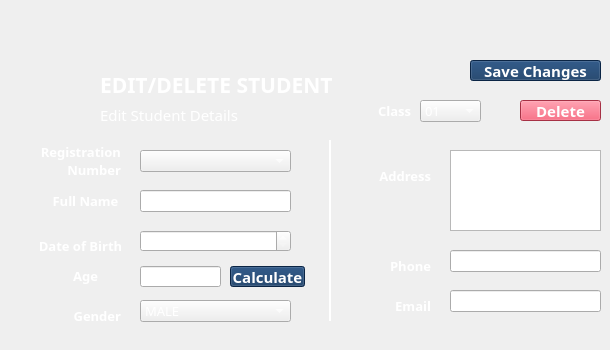
    <widget class="QWidget" name="tab_4">
     <attribute name="title">
      <string>Edit/Delete Student</string>
     </attribute>
     <widget class="QLineEdit" name="tb24">
      <property name="geometry">
       <rect>
        <x>450</x>
        <y>250</y>
        <width>151</width>
        <height>22</height>
       </rect>
      </property>
      <property name="font">
       <font>
        <family>Poppins Medium</family>
        <pointsize>10</pointsize>
       </font>
      </property>
      <property name="styleSheet">
       <string notr="true">color: rgb(255, 255, 255);</string>
      </property>
      <property name="text">
       <string/>
      </property>
     </widget>
     <widget class="QLabel" name="label_20">
      <property name="geometry">
       <rect>
        <x>40</x>
        <y>290</y>
        <width>81</width>
        <height>51</height>
       </rect>
      </property>
      <property name="font">
       <font>
        <family>Poppins</family>
        <pointsize>10</pointsize>
        <weight>75</weight>
        <italic>false</italic>
        <bold>true</bold>
        <kerning>true</kerning>
       </font>
      </property>
      <property name="layoutDirection">
       <enum>Qt::LeftToRight</enum>
      </property>
      <property name="styleSheet">
       <string notr="true">color: rgb(255, 255, 255);</string>
      </property>
      <property name="text">
       <string>Gender</string>
      </property>
      <property name="scaledContents">
       <bool>true</bool>
      </property>
      <property name="alignment">
       <set>Qt::AlignRight|Qt::AlignTrailing|Qt::AlignVCenter</set>
      </property>
     </widget>
     <widget class="QLabel" name="label_21">
      <property name="geometry">
       <rect>
        <x>30</x>
        <y>180</y>
        <width>111</width>
        <height>41</height>
       </rect>
      </property>
      <property name="font">
       <font>
        <family>Poppins</family>
        <pointsize>10</pointsize>
        <weight>75</weight>
        <italic>false</italic>
        <bold>true</bold>
        <kerning>true</kerning>
       </font>
      </property>
      <property name="layoutDirection">
       <enum>Qt::LeftToRight</enum>
      </property>
      <property name="styleSheet">
       <string notr="true">color: rgb(255, 255, 255);</string>
      </property>
      <property name="text">
       <string>Full Name</string>
      </property>
      <property name="scaledContents">
       <bool>true</bool>
      </property>
      <property name="alignment">
       <set>Qt::AlignCenter</set>
      </property>
     </widget>
     <widget class="QLineEdit" name="tb25">
      <property name="geometry">
       <rect>
        <x>450</x>
        <y>290</y>
        <width>151</width>
        <height>22</height>
       </rect>
      </property>
      <property name="font">
       <font>
        <family>Poppins Medium</family>
        <pointsize>10</pointsize>
       </font>
      </property>
      <property name="styleSheet">
       <string notr="true">color: rgb(255, 255, 255);</string>
      </property>
      <property name="text">
       <string/>
      </property>
     </widget>
     <widget class="QLabel" name="label_22">
      <property name="geometry">
       <rect>
        <x>350</x>
        <y>280</y>
        <width>81</width>
        <height>51</height>
       </rect>
      </property>
      <property name="font">
       <font>
        <family>Poppins</family>
        <pointsize>10</pointsize>
        <weight>75</weight>
        <italic>false</italic>
        <bold>true</bold>
        <kerning>true</kerning>
       </font>
      </property>
      <property name="layoutDirection">
       <enum>Qt::LeftToRight</enum>
      </property>
      <property name="styleSheet">
       <string notr="true">color: rgb(255, 255, 255);</string>
      </property>
      <property name="text">
       <string>Email</string>
      </property>
      <property name="scaledContents">
       <bool>true</bool>
      </property>
      <property name="alignment">
       <set>Qt::AlignRight|Qt::AlignTrailing|Qt::AlignVCenter</set>
      </property>
     </widget>
     <widget class="Line" name="line_2">
      <property name="geometry">
       <rect>
        <x>320</x>
        <y>140</y>
        <width>20</width>
        <height>181</height>
       </rect>
      </property>
      <property name="styleSheet">
       <string notr="true">color: rgb(255, 255, 255);</string>
      </property>
      <property name="frameShadow">
       <enum>QFrame::Plain</enum>
      </property>
      <property name="lineWidth">
       <number>2</number>
      </property>
      <property name="orientation">
       <enum>Qt::Vertical</enum>
      </property>
     </widget>
     <widget class="QLabel" name="label_23">
      <property name="geometry">
       <rect>
        <x>30</x>
        <y>60</y>
        <width>61</width>
        <height>61</height>
       </rect>
      </property>
      <property name="text">
       <string/>
      </property>
      <property name="pixmap">
       <pixmap>../src/student-edit.png</pixmap>
      </property>
      <property name="scaledContents">
       <bool>true</bool>
      </property>
     </widget>
     <widget class="QLabel" name="label_24">
      <property name="geometry">
       <rect>
        <x>350</x>
        <y>150</y>
        <width>81</width>
        <height>51</height>
       </rect>
      </property>
      <property name="font">
       <font>
        <family>Poppins</family>
        <pointsize>10</pointsize>
        <weight>75</weight>
        <italic>false</italic>
        <bold>true</bold>
        <kerning>true</kerning>
       </font>
      </property>
      <property name="layoutDirection">
       <enum>Qt::LeftToRight</enum>
      </property>
      <property name="styleSheet">
       <string notr="true">color: rgb(255, 255, 255);</string>
      </property>
      <property name="text">
       <string>Address</string>
      </property>
      <property name="scaledContents">
       <bool>true</bool>
      </property>
      <property name="alignment">
       <set>Qt::AlignRight|Qt::AlignTrailing|Qt::AlignVCenter</set>
      </property>
     </widget>
     <widget class="QLabel" name="label_25">
      <property name="geometry">
       <rect>
        <x>350</x>
        <y>240</y>
        <width>81</width>
        <height>51</height>
       </rect>
      </property>
      <property name="font">
       <font>
        <family>Poppins</family>
        <pointsize>10</pointsize>
        <weight>75</weight>
        <italic>false</italic>
        <bold>true</bold>
        <kerning>true</kerning>
       </font>
      </property>
      <property name="layoutDirection">
       <enum>Qt::LeftToRight</enum>
      </property>
      <property name="styleSheet">
       <string notr="true">color: rgb(255, 255, 255);</string>
      </property>
      <property name="text">
       <string>Phone</string>
      </property>
      <property name="scaledContents">
       <bool>true</bool>
      </property>
      <property name="alignment">
       <set>Qt::AlignRight|Qt::AlignTrailing|Qt::AlignVCenter</set>
      </property>
     </widget>
     <widget class="QComboBox" name="cb22">
      <property name="geometry">
       <rect>
        <x>140</x>
        <y>300</y>
        <width>151</width>
        <height>22</height>
       </rect>
      </property>
      <property name="font">
       <font>
        <family>Poppins SemiBold</family>
        <pointsize>10</pointsize>
       </font>
      </property>
      <property name="styleSheet">
       <string notr="true">color: rgb(255, 255, 255);
gridline-color: rgb(255, 255, 255);
selection-color: rgb(15, 52, 96);
border-color: rgb(255, 255, 255);</string>
      </property>
      <item>
       <property name="text">
        <string>MALE</string>
       </property>
      </item>
      <item>
       <property name="text">
        <string>FEMALE</string>
       </property>
      </item>
     </widget>
     <widget class="QLabel" name="label_26">
      <property name="geometry">
       <rect>
        <x>40</x>
        <y>220</y>
        <width>81</width>
        <height>51</height>
       </rect>
      </property>
      <property name="font">
       <font>
        <family>Poppins</family>
        <pointsize>10</pointsize>
        <weight>75</weight>
        <italic>false</italic>
        <bold>true</bold>
        <kerning>true</kerning>
       </font>
      </property>
      <property name="layoutDirection">
       <enum>Qt::LeftToRight</enum>
      </property>
      <property name="styleSheet">
       <string notr="true">color: rgb(255, 255, 255);</string>
      </property>
      <property name="text">
       <string>Date of Birth</string>
      </property>
      <property name="scaledContents">
       <bool>true</bool>
      </property>
      <property name="alignment">
       <set>Qt::AlignCenter</set>
      </property>
     </widget>
     <widget class="QLabel" name="label_27">
      <property name="geometry">
       <rect>
        <x>370</x>
        <y>100</y>
        <width>41</width>
        <height>21</height>
       </rect>
      </property>
      <property name="font">
       <font>
        <family>Poppins</family>
        <pointsize>10</pointsize>
        <weight>75</weight>
        <italic>false</italic>
        <bold>true</bold>
        <kerning>true</kerning>
       </font>
      </property>
      <property name="layoutDirection">
       <enum>Qt::LeftToRight</enum>
      </property>
      <property name="styleSheet">
       <string notr="true">color: rgb(255, 255, 255);</string>
      </property>
      <property name="text">
       <string>Class</string>
      </property>
      <property name="scaledContents">
       <bool>true</bool>
      </property>
      <property name="alignment">
       <set>Qt::AlignRight|Qt::AlignTrailing|Qt::AlignVCenter</set>
      </property>
     </widget>
     <widget class="QLabel" name="label_28">
      <property name="geometry">
       <rect>
        <x>100</x>
        <y>70</y>
        <width>243</width>
        <height>29</height>
       </rect>
      </property>
      <property name="font">
       <font>
        <family>Poppins</family>
        <pointsize>16</pointsize>
        <weight>75</weight>
        <bold>true</bold>
        <kerning>true</kerning>
       </font>
      </property>
      <property name="layoutDirection">
       <enum>Qt::LeftToRight</enum>
      </property>
      <property name="styleSheet">
       <string notr="true">color: rgb(255, 255, 255);</string>
      </property>
      <property name="text">
       <string>EDIT/DELETE STUDENT</string>
      </property>
      <property name="scaledContents">
       <bool>true</bool>
      </property>
      <property name="alignment">
       <set>Qt::AlignLeading|Qt::AlignLeft|Qt::AlignVCenter</set>
      </property>
     </widget>
     <widget class="QComboBox" name="cb23">
      <property name="geometry">
       <rect>
        <x>420</x>
        <y>100</y>
        <width>61</width>
        <height>22</height>
       </rect>
      </property>
      <property name="font">
       <font>
        <family>Poppins SemiBold</family>
        <pointsize>10</pointsize>
       </font>
      </property>
      <property name="styleSheet">
       <string notr="true">color: rgb(255, 255, 255);
gridline-color: rgb(255, 255, 255);
selection-color: rgb(15, 52, 96);
border-color: rgb(255, 255, 255);</string>
      </property>
      <item>
       <property name="text">
        <string>01</string>
       </property>
      </item>
      <item>
       <property name="text">
        <string>02</string>
       </property>
      </item>
      <item>
       <property name="text">
        <string>03</string>
       </property>
      </item>
      <item>
       <property name="text">
        <string>04</string>
       </property>
      </item>
      <item>
       <property name="text">
        <string>05</string>
       </property>
      </item>
      <item>
       <property name="text">
        <string>06</string>
       </property>
      </item>
      <item>
       <property name="text">
        <string>07</string>
       </property>
      </item>
      <item>
       <property name="text">
        <string>08</string>
       </property>
      </item>
      <item>
       <property name="text">
        <string>09</string>
       </property>
      </item>
      <item>
       <property name="text">
        <string>10</string>
       </property>
      </item>
      <item>
       <property name="text">
        <string>11</string>
       </property>
      </item>
      <item>
       <property name="text">
        <string>12</string>
       </property>
      </item>
     </widget>
     <widget class="QLineEdit" name="tb21">
      <property name="geometry">
       <rect>
        <x>140</x>
        <y>190</y>
        <width>151</width>
        <height>22</height>
       </rect>
      </property>
      <property name="font">
       <font>
        <family>Poppins Medium</family>
        <pointsize>10</pointsize>
       </font>
      </property>
      <property name="styleSheet">
       <string notr="true">color: rgb(255, 255, 255);</string>
      </property>
      <property name="text">
       <string/>
      </property>
     </widget>
     <widget class="QLabel" name="label_29">
      <property name="geometry">
       <rect>
        <x>40</x>
        <y>130</y>
        <width>81</width>
        <height>61</height>
       </rect>
      </property>
      <property name="font">
       <font>
        <family>Poppins</family>
        <pointsize>10</pointsize>
        <weight>75</weight>
        <italic>false</italic>
        <bold>true</bold>
        <kerning>true</kerning>
       </font>
      </property>
      <property name="layoutDirection">
       <enum>Qt::LeftToRight</enum>
      </property>
      <property name="styleSheet">
       <string notr="true">color: rgb(255, 255, 255);</string>
      </property>
      <property name="text">
       <string>Registration Number</string>
      </property>
      <property name="scaledContents">
       <bool>true</bool>
      </property>
      <property name="alignment">
       <set>Qt::AlignRight|Qt::AlignTrailing|Qt::AlignVCenter</set>
      </property>
      <property name="wordWrap">
       <bool>true</bool>
      </property>
     </widget>
     <widget class="QPushButton" name="b21">
      <property name="geometry">
       <rect>
        <x>470</x>
        <y>60</y>
        <width>131</width>
        <height>21</height>
       </rect>
      </property>
      <property name="font">
       <font>
        <family>Poppins</family>
        <pointsize>11</pointsize>
        <weight>75</weight>
        <bold>true</bold>
       </font>
      </property>
      <property name="styleSheet">
       <string notr="true">background-color: rgb(15, 52, 96);
color: rgb(255, 255, 255);</string>
      </property>
      <property name="text">
       <string>Save Changes</string>
      </property>
     </widget>
     <widget class="QLabel" name="label_30">
      <property name="geometry">
       <rect>
        <x>100</x>
        <y>100</y>
        <width>243</width>
        <height>29</height>
       </rect>
      </property>
      <property name="font">
       <font>
        <family>Poppins</family>
        <pointsize>11</pointsize>
        <weight>50</weight>
        <italic>false</italic>
        <bold>false</bold>
        <kerning>true</kerning>
       </font>
      </property>
      <property name="layoutDirection">
       <enum>Qt::LeftToRight</enum>
      </property>
      <property name="styleSheet">
       <string notr="true">color: rgb(255, 255, 255);</string>
      </property>
      <property name="text">
       <string>Edit Student Details</string>
      </property>
      <property name="scaledContents">
       <bool>true</bool>
      </property>
      <property name="alignment">
       <set>Qt::AlignLeading|Qt::AlignLeft|Qt::AlignVCenter</set>
      </property>
     </widget>
     <widget class="QPushButton" name="b22">
      <property name="geometry">
       <rect>
        <x>520</x>
        <y>100</y>
        <width>81</width>
        <height>21</height>
       </rect>
      </property>
      <property name="font">
       <font>
        <family>Poppins</family>
        <pointsize>11</pointsize>
        <weight>75</weight>
        <bold>true</bold>
       </font>
      </property>
      <property name="styleSheet">
       <string notr="true">background-color: rgb(233, 69, 96);
color: rgb(255, 255, 255);</string>
      </property>
      <property name="text">
       <string>Delete</string>
      </property>
     </widget>
     <widget class="QComboBox" name="cb21">
      <property name="geometry">
       <rect>
        <x>140</x>
        <y>150</y>
        <width>151</width>
        <height>22</height>
       </rect>
      </property>
      <property name="font">
       <font>
        <family>Poppins SemiBold</family>
        <pointsize>10</pointsize>
       </font>
      </property>
      <property name="styleSheet">
       <string notr="true">color: rgb(255, 255, 255);
gridline-color: rgb(255, 255, 255);
selection-color: rgb(15, 52, 96);
border-color: rgb(255, 255, 255);</string>
      </property>
     </widget>
     <widget class="QDateEdit" name="tb22">
      <property name="geometry">
       <rect>
        <x>140</x>
        <y>230</y>
        <width>151</width>
        <height>22</height>
       </rect>
      </property>
      <property name="font">
       <font>
        <pointsize>10</pointsize>
       </font>
      </property>
      <property name="autoFillBackground">
       <bool>true</bool>
      </property>
      <property name="styleSheet">
       <string notr="true"> color: white;</string>
      </property>
     </widget>
     <widget class="QLineEdit" name="tb23">
      <property name="geometry">
       <rect>
        <x>140</x>
        <y>266</y>
        <width>81</width>
        <height>21</height>
       </rect>
      </property>
      <property name="font">
       <font>
        <family>Poppins Medium</family>
        <pointsize>10</pointsize>
       </font>
      </property>
      <property name="styleSheet">
       <string notr="true">color: rgb(255, 255, 255);</string>
      </property>
      <property name="text">
       <string/>
      </property>
     </widget>
     <widget class="QLabel" name="label_67">
      <property name="geometry">
       <rect>
        <x>30</x>
        <y>256</y>
        <width>111</width>
        <height>40</height>
       </rect>
      </property>
      <property name="font">
       <font>
        <family>Poppins</family>
        <pointsize>10</pointsize>
        <weight>75</weight>
        <italic>false</italic>
        <bold>true</bold>
        <kerning>true</kerning>
       </font>
      </property>
      <property name="layoutDirection">
       <enum>Qt::LeftToRight</enum>
      </property>
      <property name="styleSheet">
       <string notr="true">color: rgb(255, 255, 255);</string>
      </property>
      <property name="text">
       <string>Age</string>
      </property>
      <property name="scaledContents">
       <bool>true</bool>
      </property>
      <property name="alignment">
       <set>Qt::AlignCenter</set>
      </property>
     </widget>
     <widget class="QTextEdit" name="mtb21">
      <property name="geometry">
       <rect>
        <x>450</x>
        <y>150</y>
        <width>151</width>
        <height>81</height>
       </rect>
      </property>
      <property name="font">
       <font>
        <pointsize>10</pointsize>
       </font>
      </property>
      <property name="autoFillBackground">
       <bool>true</bool>
      </property>
      <property name="styleSheet">
       <string notr="true"> color: white;</string>
      </property>
      <property name="inputMethodHints">
       <set>Qt::ImhMultiLine</set>
      </property>
     </widget>
     <widget class="QLabel" name="l21">
      <property name="geometry">
       <rect>
        <x>70</x>
        <y>20</y>
        <width>501</width>
        <height>29</height>
       </rect>
      </property>
      <property name="font">
       <font>
        <family>Poppins</family>
        <pointsize>11</pointsize>
        <weight>75</weight>
        <italic>false</italic>
        <bold>true</bold>
        <kerning>true</kerning>
       </font>
      </property>
      <property name="layoutDirection">
       <enum>Qt::LeftToRight</enum>
      </property>
      <property name="styleSheet">
       <string notr="true">color: rgb(255, 255, 255);</string>
      </property>
      <property name="text">
       <string/>
      </property>
      <property name="scaledContents">
       <bool>true</bool>
      </property>
      <property name="alignment">
       <set>Qt::AlignCenter</set>
      </property>
     </widget>
     <widget class="QPushButton" name="b23">
      <property name="geometry">
       <rect>
        <x>230</x>
        <y>266</y>
        <width>75</width>
        <height>21</height>
       </rect>
      </property>
      <property name="font">
       <font>
        <family>Poppins</family>
        <pointsize>11</pointsize>
        <weight>75</weight>
        <bold>true</bold>
       </font>
      </property>
      <property name="styleSheet">
       <string notr="true">background-color: rgb(15, 52, 96);
color: rgb(255, 255, 255);</string>
      </property>
      <property name="text">
       <string>Calculate</string>
      </property>
     </widget>
    </widget>
